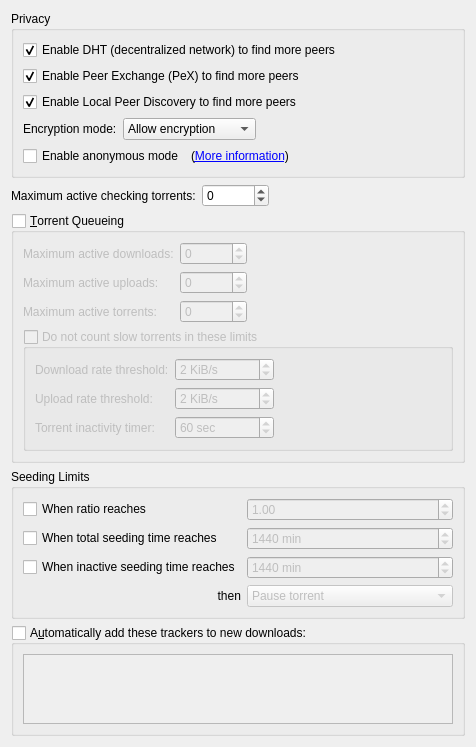
          <widget class="QWidget" name="scrollAreaWidgetContents_4">
           <property name="geometry">
            <rect>
             <x>0</x>
             <y>0</y>
             <width>413</width>
             <height>693</height>
            </rect>
           </property>
           <layout class="QVBoxLayout" name="verticalLayout_7">
            <item>
             <widget class="QGroupBox" name="AddBTFeaturesBox">
              <property name="title">
               <string>Privacy</string>
              </property>
              <layout class="QVBoxLayout" name="verticalLayout_14">
               <item>
                <widget class="QCheckBox" name="checkDHT">
                 <property name="toolTip">
                  <string>Find peers on the DHT network</string>
                 </property>
                 <property name="text">
                  <string>Enable DHT (decentralized network) to find more peers</string>
                 </property>
                 <property name="checked">
                  <bool>true</bool>
                 </property>
                </widget>
               </item>
               <item>
                <widget class="QCheckBox" name="checkPeX">
                 <property name="toolTip">
                  <string>Exchange peers with compatible Bittorrent clients (µTorrent, Vuze, ...)</string>
                 </property>
                 <property name="text">
                  <string>Enable Peer Exchange (PeX) to find more peers</string>
                 </property>
                 <property name="checked">
                  <bool>true</bool>
                 </property>
                </widget>
               </item>
               <item>
                <widget class="QCheckBox" name="checkLSD">
                 <property name="toolTip">
                  <string>Look for peers on your local network</string>
                 </property>
                 <property name="text">
                  <string>Enable Local Peer Discovery to find more peers</string>
                 </property>
                 <property name="checked">
                  <bool>true</bool>
                 </property>
                </widget>
               </item>
               <item>
                <layout class="QHBoxLayout">
                 <item>
                  <widget class="QLabel" name="lbl_encryption">
                   <property name="text">
                    <string>Encryption mode:</string>
                   </property>
                  </widget>
                 </item>
                 <item>
                  <widget class="QComboBox" name="comboEncryption">
                   <property name="toolTip">
                    <string>Allow encryption: Connect to peers regardless of setting
Require encryption: Only connect to peers with protocol encryption
Disable encryption: Only connect to peers without protocol encryption</string>
                   </property>
                   <item>
                    <property name="text">
                     <string>Allow encryption</string>
                    </property>
                   </item>
                   <item>
                    <property name="text">
                     <string>Require encryption</string>
                    </property>
                   </item>
                   <item>
                    <property name="text">
                     <string>Disable encryption</string>
                    </property>
                   </item>
                  </widget>
                 </item>
                 <item>
                  <spacer>
                   <property name="orientation">
                    <enum>Qt::Horizontal</enum>
                   </property>
                   <property name="sizeHint" stdset="0">
                    <size>
                     <width>40</width>
                     <height>20</height>
                    </size>
                   </property>
                  </spacer>
                 </item>
                </layout>
               </item>
               <item>
                <layout class="QHBoxLayout" name="horizontalLayout_6">
                 <item>
                  <widget class="QCheckBox" name="checkAnonymousMode">
                   <property name="toolTip">
                    <string>Enable when using a proxy or a VPN connection</string>
                   </property>
                   <property name="text">
                    <string>Enable anonymous mode</string>
                   </property>
                  </widget>
                 </item>
                 <item>
                  <widget class="QLabel" name="label_anonymous">
                   <property name="text">
                    <string>(&lt;a href=&quot;https://github.com/qbittorrent/qBittorrent/wiki/Anonymous-Mode&quot;&gt;More information&lt;/a&gt;)</string>
                   </property>
                   <property name="openExternalLinks">
                    <bool>true</bool>
                   </property>
                  </widget>
                 </item>
                 <item>
                  <spacer name="horizontalSpacer_14">
                   <property name="orientation">
                    <enum>Qt::Horizontal</enum>
                   </property>
                   <property name="sizeHint" stdset="0">
                    <size>
                     <width>40</width>
                     <height>20</height>
                    </size>
                   </property>
                  </spacer>
                 </item>
                </layout>
               </item>
              </layout>
             </widget>
            </item>
            <item>
             <layout class="QHBoxLayout" name="horizontalLayout_20">
              <item>
               <widget class="QLabel" name="labelMaxActiveCheckingTorrents">
                <property name="text">
                 <string>Maximum active checking torrents:</string>
                </property>
               </widget>
              </item>
              <item>
               <widget class="QSpinBox" name="spinBoxMaxActiveCheckingTorrents">
                <property name="specialValueText">
                 <string notr="true">∞</string>
                </property>
                <property name="minimum">
                 <number>-1</number>
                </property>
                <property name="maximum">
                 <number>2147483647</number>
                </property>
               </widget>
              </item>
              <item>
               <spacer name="horizontalSpacer_21">
                <property name="orientation">
                 <enum>Qt::Horizontal</enum>
                </property>
                <property name="sizeHint" stdset="0">
                 <size>
                  <width>40</width>
                  <height>20</height>
                 </size>
                </property>
               </spacer>
              </item>
             </layout>
            </item>
            <item>
             <widget class="QGroupBox" name="checkEnableQueueing">
              <property name="title">
               <string>&amp;Torrent Queueing</string>
              </property>
              <property name="checkable">
               <bool>true</bool>
              </property>
              <property name="checked">
               <bool>false</bool>
              </property>
              <layout class="QGridLayout" name="gridLayout_2">
               <item row="0" column="0">
                <widget class="QLabel" name="label_max_active_dl">
                 <property name="text">
                  <string>Maximum active downloads:</string>
                 </property>
                </widget>
               </item>
               <item row="0" column="1">
                <widget class="QSpinBox" name="spinMaxActiveDownloads">
                 <property name="specialValueText">
                  <string>∞</string>
                 </property>
                 <property name="minimum">
                  <number>-1</number>
                 </property>
                 <property name="maximum">
                  <number>2147483647</number>
                 </property>
                </widget>
               </item>
               <item row="1" column="0">
                <widget class="QLabel" name="label_max_active_up">
                 <property name="text">
                  <string>Maximum active uploads:</string>
                 </property>
                </widget>
               </item>
               <item row="1" column="1">
                <widget class="QSpinBox" name="spinMaxActiveUploads">
                 <property name="specialValueText">
                  <string>∞</string>
                 </property>
                 <property name="minimum">
                  <number>-1</number>
                 </property>
                 <property name="maximum">
                  <number>2147483647</number>
                 </property>
                </widget>
               </item>
               <item row="2" column="0">
                <widget class="QLabel" name="maxActiveTorrents_lbl">
                 <property name="text">
                  <string>Maximum active torrents:</string>
                 </property>
                </widget>
               </item>
               <item row="2" column="1">
                <widget class="QSpinBox" name="spinMaxActiveTorrents">
                 <property name="specialValueText">
                  <string>∞</string>
                 </property>
                 <property name="minimum">
                  <number>-1</number>
                 </property>
                 <property name="maximum">
                  <number>2147483647</number>
                 </property>
                </widget>
               </item>
               <item row="0" column="2">
                <spacer name="horizontalSpacer_7">
                 <property name="orientation">
                  <enum>Qt::Horizontal</enum>
                 </property>
                 <property name="sizeHint" stdset="0">
                  <size>
                   <width>40</width>
                   <height>20</height>
                  </size>
                 </property>
                </spacer>
               </item>
               <item row="3" column="0" colspan="3">
                <widget class="QGroupBox" name="checkIgnoreSlowTorrentsForQueueing">
                 <property name="title">
                  <string>Do not count slow torrents in these limits</string>
                 </property>
                 <property name="checkable">
                  <bool>true</bool>
                 </property>
                 <property name="checked">
                  <bool>false</bool>
                 </property>
                 <layout class="QGridLayout" name="gridLayout_13">
                  <item row="0" column="1">
                   <widget class="QSpinBox" name="spinDownloadRateForSlowTorrents">
                    <property name="suffix">
                     <string> KiB/s</string>
                    </property>
                    <property name="maximum">
                     <number>2000000</number>
                    </property>
                    <property name="value">
                     <number>2</number>
                    </property>
                   </widget>
                  </item>
                  <item row="1" column="1">
                   <widget class="QSpinBox" name="spinUploadRateForSlowTorrents">
                    <property name="suffix">
                     <string> KiB/s</string>
                    </property>
                    <property name="maximum">
                     <number>2000000</number>
                    </property>
                    <property name="value">
                     <number>2</number>
                    </property>
                   </widget>
                  </item>
                  <item row="1" column="0">
                   <widget class="QLabel" name="labelUploadRateForSlowTorrents">
                    <property name="text">
                     <string>Upload rate threshold:</string>
                    </property>
                   </widget>
                  </item>
                  <item row="0" column="0">
                   <widget class="QLabel" name="labelDownloadRateForSlowTorrents">
                    <property name="text">
                     <string>Download rate threshold:</string>
                    </property>
                   </widget>
                  </item>
                  <item row="0" column="2">
                   <spacer name="horizontalSpacer_9">
                    <property name="orientation">
                     <enum>Qt::Horizontal</enum>
                    </property>
                    <property name="sizeHint" stdset="0">
                     <size>
                      <width>40</width>
                      <height>20</height>
                     </size>
                    </property>
                   </spacer>
                  </item>
                  <item row="2" column="1">
                   <widget class="QSpinBox" name="spinSlowTorrentsInactivityTimer">
                    <property name="suffix">
                     <string extracomment="seconds"> sec</string>
                    </property>
                    <property name="minimum">
                     <number>1</number>
                    </property>
                    <property name="maximum">
                     <number>999999</number>
                    </property>
                    <property name="value">
                     <number>60</number>
                    </property>
                   </widget>
                  </item>
                  <item row="2" column="0">
                   <widget class="QLabel" name="labelSlowTorrentInactivityTimer">
                    <property name="text">
                     <string>Torrent inactivity timer:</string>
                    </property>
                   </widget>
                  </item>
                 </layout>
                </widget>
               </item>
              </layout>
             </widget>
            </item>
            <item>
             <widget class="QGroupBox" name="seedingLimitsBox">
              <property name="title">
               <string>Seeding Limits</string>
              </property>
              <layout class="QGridLayout" name="gridLayout_15">
               <item row="0" column="0">
                <widget class="QCheckBox" name="checkMaxRatio">
                 <property name="text">
                  <string>When ratio reaches</string>
                 </property>
                </widget>
               </item>
               <item row="0" column="1">
                <widget class="QDoubleSpinBox" name="spinMaxRatio">
                 <property name="enabled">
                  <bool>false</bool>
                 </property>
                 <property name="maximum">
                  <double>9998.000000000000000</double>
                 </property>
                 <property name="singleStep">
                  <double>0.050000000000000</double>
                 </property>
                 <property name="value">
                  <double>1.000000000000000</double>
                 </property>
                </widget>
               </item>
               <item row="0" column="2">
                <spacer name="horizontalSpacer_2">
                 <property name="orientation">
                  <enum>Qt::Horizontal</enum>
                 </property>
                 <property name="sizeHint" stdset="0">
                  <size>
                   <width>40</width>
                   <height>20</height>
                  </size>
                 </property>
                </spacer>
               </item>
               <item row="1" column="0">
                <widget class="QCheckBox" name="checkMaxSeedingMinutes">
                 <property name="text">
                  <string>When total seeding time reaches</string>
                 </property>
                </widget>
               </item>
               <item row="1" column="1">
                <widget class="QSpinBox" name="spinMaxSeedingMinutes">
                 <property name="enabled">
                  <bool>false</bool>
                 </property>
                 <property name="suffix">
                  <string extracomment="minutes"> min</string>
                 </property>
                 <property name="maximum">
                  <number>9999999</number>
                 </property>
                 <property name="value">
                  <number>1440</number>
                 </property>
                </widget>
               </item>
               <item row="2" column="0">
                <widget class="QCheckBox" name="checkMaxInactiveSeedingMinutes">
                 <property name="text">
                  <string>When inactive seeding time reaches</string>
                 </property>
                </widget>
               </item>
               <item row="2" column="1">
                <widget class="QSpinBox" name="spinMaxInactiveSeedingMinutes">
                 <property name="enabled">
                  <bool>false</bool>
                 </property>
                 <property name="suffix">
                  <string extracomment="minutes"> min</string>
                 </property>
                 <property name="maximum">
                  <number>9999999</number>
                 </property>
                 <property name="value">
                  <number>1440</number>
                 </property>
                </widget>
               </item>
               <item row="3" column="0">
                <widget class="QLabel" name="label">
                 <property name="text">
                  <string>then</string>
                 </property>
                 <property name="alignment">
                  <set>Qt::AlignRight|Qt::AlignTrailing|Qt::AlignVCenter</set>
                 </property>
                </widget>
               </item>
               <item row="3" column="1">
                <widget class="QComboBox" name="comboRatioLimitAct">
                 <property name="enabled">
                  <bool>false</bool>
                 </property>
                 <item>
                  <property name="text">
                   <string>Pause torrent</string>
                  </property>
                 </item>
                 <item>
                  <property name="text">
                   <string>Remove torrent</string>
                  </property>
                 </item>
                 <item>
                  <property name="text">
                   <string>Remove torrent and its files</string>
                  </property>
                 </item>
                 <item>
                  <property name="text">
                   <string>Enable super seeding for torrent</string>
                  </property>
                 </item>
                </widget>
               </item>
              </layout>
             </widget>
            </item>
            <item>
             <widget class="QGroupBox" name="checkEnableAddTrackers">
              <property name="title">
               <string>A&amp;utomatically add these trackers to new downloads:</string>
              </property>
              <property name="checkable">
               <bool>true</bool>
              </property>
              <property name="checked">
               <bool>false</bool>
              </property>
              <layout class="QGridLayout" name="gridLayout_16">
               <item row="0" column="0">
                <widget class="QPlainTextEdit" name="textTrackers"/>
               </item>
              </layout>
             </widget>
            </item>
            <item>
             <spacer name="verticalSpacer_8">
              <property name="orientation">
               <enum>Qt::Vertical</enum>
              </property>
              <property name="sizeHint" stdset="0">
               <size>
                <width>20</width>
                <height>40</height>
               </size>
              </property>
             </spacer>
            </item>
           </layout>
          </widget>
